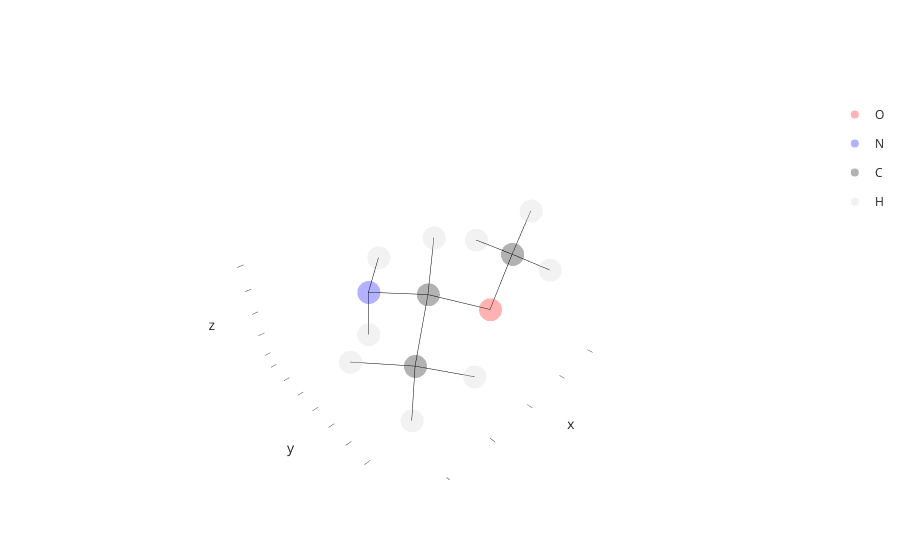

Notebook source saved alongside this figure:
### Markdown cell above
Now it's time for the amine to join the show. We can savely predict that the highest connected carbon is the one between the nitrogen and oxygen, so we can predict that the N will be called `N1` and the O `O1`. But let's look at the structure all the same to be sure:

### Code cell
amine.show()

### Figure 1 — Plotly figure (JSON) as saved in the notebook; plotly's stock layout.template omitted (floating-point values rounded to 4 significant figures)
{"data": [{"customdata": [["O3", 1, 1, "UNK", "A"]], "hovertemplate": "atom_element=O<br>x=%{x}<br>y=%{y}<br>z=%{z}<br>atom_id=%{customdata[0]}<br>atom_serial=%{customdata[1]}<br>residue_serial=%{customdata[2]}<br>residue_name=%{customdata[3]}<br>chain_id=%{customdata[4]}<extra></extra>", "legendgroup": "O", "marker": {"color": "red", "opacity": 0.3, "symbol": "circle"}, "mode": "markers", "name": "O", "scene": "scene", "showlegend": true, "type": "scatter3d", "x": [-0.7484], "y": [0.4868], "z": [-0.3658]}, {"customdata": [["N1", 2, 1, "UNK", "A"]], "hovertemplate": "atom_element=N<br>x=%{x}<br>y=%{y}<br>z=%{z}<br>atom_id=%{customdata[0]}<br>atom_serial=%{customdata[1]}<br>residue_serial=%{customdata[2]}<br>residue_name=%{customdata[3]}<br>chain_id=%{customdata[4]}<extra></extra>", "legendgroup": "N", "marker": {"color": "blue", "opacity": 0.3, "symbol": "circle"}, "mode": "markers", "name": "N", "scene": "scene", "showlegend": true, "type": "scatter3d", "x": [0.7646], "y": [-1.373], "z": [-0.1275]}, {"customdata": [["C1", 3, 1, "UNK", "A"], ["C2", 4, 1, "UNK", "A"], ["C3", 5, 1, "UNK", "A"]], "hovertemplate": "atom_element=C<br>x=%{x}<br>y=%{y}<br>z=%{z}<br>atom_id=%{customdata[0]}<br>atom_serial=%{customdata[1]}<br>residue_serial=%{customdata[2]}<br>residue_name=%{customdata[3]}<br>chain_id=%{customdata[4]}<extra></extra>", "legendgroup": "C", "marker": {"color": "black", "opacity": 0.3, "symbol": "circle"}, "mode": "markers", "name": "C", "scene": "scene", "showlegend": true, "type": "scatter3d", "x": [0.4001, 1.559, -1.975], "y": [-0.0289, 0.9149, 0.0002], "z": [0.3163, 0.0132, 0.1637]}, {"customdata": [["H1", 6, 1, "UNK", "A"], ["H21", 7, 1, "UNK", "A"], ["H22", 8, 1, "UNK", "A"], ["H23", 9, 1, "UNK", "A"], ["HN11", 10, 1, "UNK", "A"], ["HN12", 11, 1, "UNK", "A"], ["H31", 12, 1, "UNK", "A"], ["H32", 13, 1, "UNK", "A"], ["H33", 14, 1, "UNK", "A"]], "hovertemplate": "atom_element=H<br>x=%{x}<br>y=%{y}<br>z=%{z}<br>atom_id=%{customdata[0]}<br>atom_serial=%{customdata[1]}<br>residue_serial=%{customdata[2]}<br>residue_name=%{customdata[3]}<br>chain_id=%{customdata[4]}<extra></extra>", "legendgroup": "H", "marker": {"color": "lightgray", "opacity": 0.3, "symbol": "circle"}, "mode": "markers", "name": "H", "scene": "scene", "showlegend": true, "type": "scatter3d", "x": [0.2255, 1.751, 2.478, 1.316, -0.002, 0.8946, -2.795, -2.075, -2.048], "y": [-0.0295, 0.9775, 0.5987, 1.931, -2.016, -1.373, 0.4616, 0.2769, -1.085], "z": [1.399, -1.064, 0.5162, 0.3454, 0.0621, -1.138, -0.3941, 1.218, 0.0492]}, {"hoverinfo": "skip", "line": {"color": "black", "width": 1}, "mode": "lines", "showlegend": false, "type": "scatter3d", "x": [-0.7484, 0.4001], "y": [0.4868, -0.0289], "z": [-0.3658, 0.3163]}, {"hoverinfo": "skip", "line": {"color": "black", "width": 1}, "mode": "lines", "showlegend": false, "type": "scatter3d", "x": [-0.7484, -1.975], "y": [0.4868, 0.0002], "z": [-0.3658, 0.1637]}, {"hoverinfo": "skip", "line": {"color": "black", "width": 1}, "mode": "lines", "showlegend": false, "type": "scatter3d", "x": [0.7646, 0.4001], "y": [-1.373, -0.0289], "z": [-0.1275, 0.3163]}, {"hoverinfo": "skip", "line": {"color": "black", "width": 1}, "mode": "lines", "showlegend": false, "type": "scatter3d", "x": [0.7646, -0.002], "y": [-1.373, -2.016], "z": [-0.1275, 0.0621]}, {"hoverinfo": "skip", "line": {"color": "black", "width": 1}, "mode": "lines", "showlegend": false, "type": "scatter3d", "x": [0.7646, 0.8946], "y": [-1.373, -1.373], "z": [-0.1275, -1.138]}, {"hoverinfo": "skip", "line": {"color": "black", "width": 1}, "mode": "lines", "showlegend": false, "type": "scatter3d", "x": [0.4001, 1.559], "y": [-0.0289, 0.9149], "z": [0.3163, 0.0132]}, {"hoverinfo": "skip", "line": {"color": "black", "width": 1}, "mode": "lines", "showlegend": false, "type": "scatter3d", "x": [0.4001, 0.2255], "y": [-0.0289, -0.0295], "z": [0.3163, 1.399]}, {"hoverinfo": "skip", "line": {"color": "black", "width": 1}, "mode": "lines", "showlegend": false, "type": "scatter3d", "x": [1.559, 1.751], "y": [0.9149, 0.9775], "z": [0.0132, -1.064]}, {"hoverinfo": "skip", "line": {"color": "black", "width": 1}, "mode": "lines", "showlegend": false, "type": "scatter3d", "x": [1.559, 2.478], "y": [0.9149, 0.5987], "z": [0.0132, 0.5162]}, {"hoverinfo": "skip", "line": {"color": "black", "width": 1}, "mode": "lines", "showlegend": false, "type": "scatter3d", "x": [1.559, 1.316], "y": [0.9149, 1.931], "z": [0.0132, 0.3454]}, {"hoverinfo": "skip", "line": {"color": "black", "width": 1}, "mode": "lines", "showlegend": false, "type": "scatter3d", "x": [-1.975, -2.795], "y": [0.0002, 0.4616], "z": [0.1637, -0.3941]}, {"hoverinfo": "skip", "line": {"color": "black", "width": 1}, "mode": "lines", "showlegend": false, "type": "scatter3d", "x": [-1.975, -2.075], "y": [0.0002, 0.2769], "z": [0.1637, 1.218]}, {"hoverinfo": "skip", "line": {"color": "black", "width": 1}, "mode": "lines", "showlegend": false, "type": "scatter3d", "x": [-1.975, -2.048], "y": [0.0002, -1.085], "z": [0.1637, 0.0492]}], "layout": {"scene": {"xaxis": {"showgrid": false, "showline": false, "showticklabels": false}, "yaxis": {"showgrid": false, "showline": false, "showticklabels": false}, "zaxis": {"showgrid": false, "showline": false, "showticklabels": false}}}}
